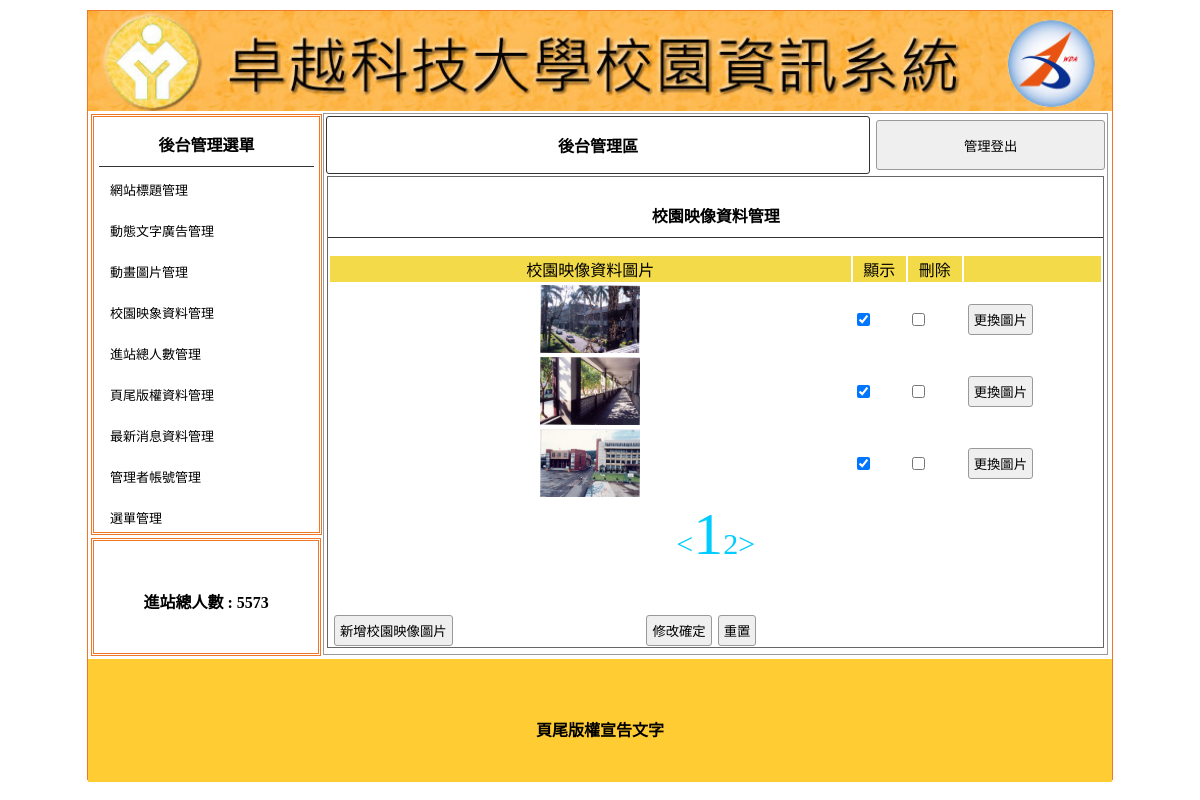
Screenshot of /CH09/admin.php?do=aimage (signed in) with the database file from the repository.
### tables this page shows
CREATE TABLE `t3_title` (
  `id` int(10) UNSIGNED NOT NULL,
  `img` text NOT NULL,
  `text` text NOT NULL,
  `dpy` int(1) NOT NULL
);

CREATE TABLE `t7_total` (
  `id` int(10) UNSIGNED NOT NULL,
  `num` int(11) NOT NULL
);

CREATE TABLE `t6_img` (
  `id` int(10) UNSIGNED NOT NULL,
  `img` text NOT NULL,
  `dpy` int(1) NOT NULL
);

CREATE TABLE `t8_footer` (
  `id` int(10) UNSIGNED NOT NULL,
  `text` text NOT NULL
);

### CH09/sql.php (the view, shortened to what this page needs)
<?php
$db = new PDO("mysql:host=127.0.0.1;dbname=db01;charset=utf8", "root", "", null);
function select($tb, $wh){
  global $db;
  return $db->query("select * from " . $tb . " where " . $wh)->fetchAll();
}
function navpage($tb,$wh,$range,$nowpage){
  $total=count(select($tb,$wh));
  $many=ceil($total/$range);
  $pg['<']=($nowpage==1)?$nowpage:$nowpage-1;
  for($i=1;$i<=$many;$i++) $pg[$i]=$i;
  $pg['>']=($nowpage==$many)?$nowpage:$nowpage+1;
  return $pg;
}
$rows=select("t3_title","dpy=1");
$t3_img="upload/".$rows[0]['img'];
$t3_txt=$rows[0]['text'];
$rows=select("t6_img","dpy=1");
$rows=select("t7_total",1);
$t7_num=$rows[0]['num'];
$rows=select("t8_footer",1);
$t8_txt=$rows[0]['text'];
$nowpage=(empty($_GET['p']))?1:$_GET['p'];
$re=navpage("t9_news","dpy=1",5,$nowpage);

### CH09/sql.php (the view, shortened to what this page needs)
<?php
$db = new PDO("mysql:host=127.0.0.1;dbname=db01;charset=utf8", "root", "", null);
function select($tb, $wh){
  global $db;
  return $db->query("select * from " . $tb . " where " . $wh)->fetchAll();
}
function navpage($tb,$wh,$range,$nowpage){
  $total=count(select($tb,$wh));
  $many=ceil($total/$range);
  $pg['<']=($nowpage==1)?$nowpage:$nowpage-1;
  for($i=1;$i<=$many;$i++) $pg[$i]=$i;
  $pg['>']=($nowpage==$many)?$nowpage:$nowpage+1;
  return $pg;
}
$rows=select("t3_title","dpy=1");
$t3_img="upload/".$rows[0]['img'];
$t3_txt=$rows[0]['text'];
$rows=select("t6_img","dpy=1");
$rows=select("t7_total",1);
$t7_num=$rows[0]['num'];
$rows=select("t8_footer",1);
$t8_txt=$rows[0]['text'];
$nowpage=(empty($_GET['p']))?1:$_GET['p'];
$re=navpage("t9_news","dpy=1",5,$nowpage);

### CH09/admin.php (shortened to what this page needs)
<?php
require_once('sql.php');
$mainzone=(empty($_GET['do']))?"atitle":$_GET['do'];
?>
<!DOCTYPE html PUBLIC "-//W3C//DTD XHTML 1.0 Transitional//EN" "http://www.w3.org/TR/xhtml1/DTD/xhtml1-transitional.dtd">
<html xmlns="http://www.w3.org/1999/xhtml">
<head>
	<link href="./Management page_files/css.css" rel="stylesheet" type="text/css">
</head>
<body>
	<div id="main">
		<a title="<?=$t3_txt?>" href="?">
			<div title="<?=$t3_txt?>" class="ti" style="background:url('<?=$t3_img?>'); background-size:cover;"></div>
		</a>
		<div id="ms">
			<div id="lf" style="float:left;">
				<div id="menuput" class="dbor">
					<span class="t botli">後台管理選單</span>
					<a style="color:#000; font-size:13px; text-decoration:none;" href="?do=atitle">
						<div class="mainmu">
							網站標題管理 </div>
					</a>
					<a style="color:#000; font-size:13px; text-decoration:none;" href="?do=aad">
						<div class="mainmu">
							動態文字廣告管理 </div>
					</a>
					<a style="color:#000; font-size:13px; text-decoration:none;" href="?do=amvim">
						<div class="mainmu">
							動畫圖片管理 </div>
					</a>
					<a style="color:#000; font-size:13px; text-decoration:none;" href="?do=aimage">
						<div class="mainmu">
							校園映象資料管理 </div>
					</a>
					<a style="color:#000; font-size:13px; text-decoration:none;" href="?do=atotal">
						<div class="mainmu">
							進站總人數管理 </div>
					</a>
					<a style="color:#000; font-size:13px; text-decoration:none;" href="?do=abottom">
						<div class="mainmu">
							頁尾版權資料管理 </div>
					</a>
					<a style="color:#000; font-size:13px; text-decoration:none;" href="?do=anews">
						<div class="mainmu">
							最新消息資料管理 </div>
					</a>
					<a style="color:#000; font-size:13px; text-decoration:none;" href="?do=aadmin">
						<div class="mainmu">
							管理者帳號管理 </div>
					</a>
					<a style="color:#000; font-size:13px; text-decoration:none;" href="?do=amenu">
						<div class="mainmu">
							選單管理 </div>
					</a>
				</div>
				<div class="dbor" style="margin:3px; width:95%; height:20%; line-height:100px;">
					<span class="t">進站總人數 :
						<?= $t7_num?> </span>
				</div>
			</div>
			<div class="di" style="height:540px; border:#999 1px solid; width:76.5%; margin:2px 0px 0px 0px; float:left; position:relative; left:20px;">
				<table width="100%">
					<tbody>
						<tr>
							<td style="width:70%;font-weight:800; border:#333 1px solid; border-radius:3px;" class="cent"><a href="?do=admin" style="color:#000; text-decoration:none;">後台管理區</a></td>
							<td><button onclick="document.cookie='user=';location.replace('api.php?do=logout')" style="width:99%; margin-right:2px; height:50px;">管理登出</button></td>
						</tr>
					</tbody>
				</table>
				<div style="width:99%; height:87%; margin:auto; overflow:auto; border:#666 1px solid;">
<?php include_once($mainzone.".php")?>
				</div>
			</div>
		</div>
		<div style="width:1024px; left:0px; position:relative; background:#FC3; margin-top:4px; height:123px; display:block;">
			<span class="t" style="line-height:123px;"><?=$t8_txt?></span>
		</div>
	</div>
</body>
</html>

### CH09/aimage.php (shortened to what this page needs)
<p class="t cent botli">校園映像資料管理</p>
<form method="post" action="api.php?do=imagemdy">
  <table width="100%">
    <tbody>
      <tr class="yel">
        <td width="68%">校園映像資料圖片</td>
        <td width="7%">顯示</td>
        <td width="7%">刪除</td>
        <td></td>
      </tr>
      <?php
      $nowpage = (empty($_GET['p'])) ? 1 : $_GET['p'];
      $begin = ($nowpage - 1) * 3;
      $rows = select("t6_img", "1 limit " . $begin . ",3");
      foreach ($rows as $row) {
        $ckd = ($row['dpy']) ? "checked" : "";
        ?>
        <tr>
          <td align="center"><img src="upload/<?= $row['img'] ?>" width=100 height=68></td>
          <td>
            <input type="checkbox" name="dpy[<?= $row['id'] ?>]" value="1" <?= $ckd ?>>
          </td>
          <td><input type="checkbox" name="del[]" value="<?= $row['id'] ?>"></td>
          <td><input type="button" onclick="op('#cover','#cvr','view.php?do=imagechg&id=<?= $row['id'] ?>')" value="更換圖片"></td>
        </tr>
      <?php
      }
      ?>
    </tbody>
  </table>
  <div style="text-align:center;">
<?php
$re=navpage("t6_img",1,3,$nowpage);
foreach ($re as $key => $value) {
  echo '<a class="bl" style="font-size:'.(($nowpage==$key)?60:30).'px;" href="?do=aimage&p='.$value.'">'.$key.'</a>';
}
?>
  </div>
  <table style="margin-top:40px; width:70%;">
    <tbody>
      <tr>
        <td width="200px"><input type="button" onclick="op('#cover','#cvr','view.php?do=imageadd')" value="新增校園映像圖片"></td>
        <td class="cent"><input type="submit" value="修改確定"><input type="reset" value="重置"></td>
      </tr>
    </tbody>
  </table>
</form>

### CH09/Management page_files/css.css (style rules this page uses)
body { padding:0px; margin:0px; }
#main { width:1024px; height:768px; margin:10px auto 10px auto; border:#EE7728 1px solid; position:relative; }
.ti { width:100%; height:100px; position:relative; background-size:cover; background-repeat:no-repeat; }
.dbor { border:#EE7728 double 3px; margin:1px; padding:2px 10px 2px 10px; }
.t { font-weight:800; display:block; text-align:center; padding:10px 1px 10px 1px; }
.botli { border-bottom:#333 1px solid; }
.mainmu { position:relative; border-radius:10px; background:url(icon/menu.fw.png) center no-repeat; background-size:cover; line-height:30px; padding:2px 10px 2px 10px; margin:7px 1px 7px 1px; }
#lf { height:540px; width:21%; display:inline-block; }
#menuput { width:100%; height:75%; position:relative; padding:5px; display:block; margin: 3px; }
.di { display:inline-block; }
.cent { text-align:center; }
input,button { border:#999 1px solid; border-radius:3px; background:#EFEFEF; padding:5px; margin:3px; }
.yel td { background:#F3DA49; text-align:center; }
.bl { color:#0CF; cursor:pointer; text-decoration:none; }

### rows the page displays
t3_title: img (picture)
t7_total: num "5573"
t6_img: img (picture)
t6_img: img (picture)
t6_img: img (picture)
t8_footer: text "頁尾版權宣告文字"

### other values shown
$key "<"
$key "1"
$key "2"
$key ">"
